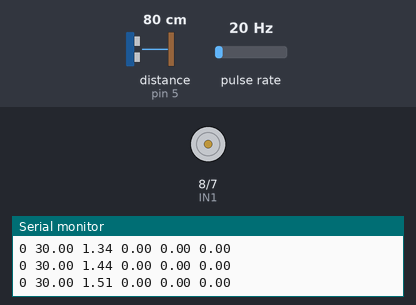
The sketch below on a simulated Arduino Uno, built with avr-gcc and run on an emulated ATmega328P. Parts: motor-driver pin pairs drawn as motors (green arrow = first pin HIGH = forward, orange = second pin HIGH = backward, longer = more drive, scaled by the enable pin), the last lines printed to the serial monitor. Wiring (inferred from the names in the program): ultrasonic range finder: trigger pin 4; echo pin 5; pulse sensor: data pin 2. Inputs (shaded band) come from the test bench; at power-on: distance to the obstacle (sensor on pin 5) 80 cm, pulse rate 20 Hz. The echo pulse lasts 58.3 µs per cm.

Above: at 1.2 s.
1.3 s: distance to the obstacle (sensor on pin 5) set to 7 cm
4.3 s: distance to the obstacle (sensor on pin 5) set to 4 cm
At 4.44 s:
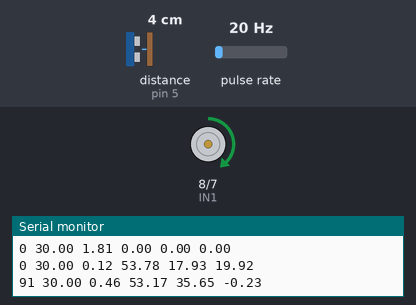
At 7.0 s:
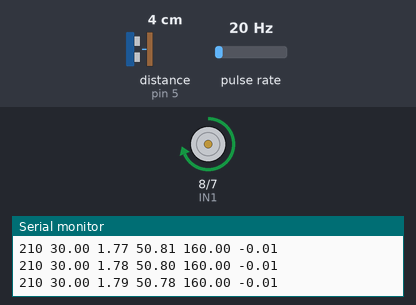
7.3 s: pulse rate (sensor on pin 2) set to 4 Hz
At 7.6 s:
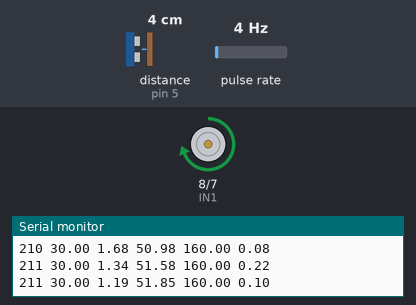
10.2 s: pulse rate (sensor on pin 2) set to 51 Hz
At 10.59 s:
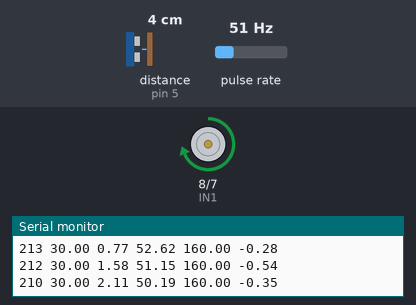
13.2 s: pulse rate (sensor on pin 2) set to 56 Hz
16.2 s: pulse rate (sensor on pin 2) set to 48 Hz
19.2 s: pulse rate (sensor on pin 2) set to 42 Hz
Timing chart, 0 to 22.2 s (numbered marks = the images above; inputs shaded):
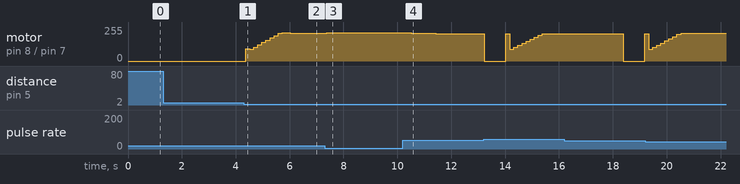

The sketch:

ClosedLoop.ino
```cpp
// PIN
#define ENA   9
#define IN1   8
#define IN2   7

#define ENC_A 2      // Encoder channel A (interrupt)

#define TRIG  4
#define ECHO  5

// ENCODER
volatile long encoderCount = 0;
long lastPulse = 0;

// Hasil kalibrasi motor
const long PPR_OUTPUT = 660;  // pulses per 360° on output shaft

// ANGLE CONTROL
const int TARGET_ANGLE = 120; // degrees
const long TARGET_PULSE = (PPR_OUTPUT * TARGET_ANGLE) / 360;

// PID CONFIG
float Kp = 1.8;
float Ki = 4.0;
float Kd = 0.1;

float rpmSet = 30.0;        // setpoint RPM saat berputar
float rpmRaw = 0.0;
float rpmFiltered = 0.0;

float error = 0.0, prevError = 0.0;
float integral = 0.0;

float P_term = 0.0;
float I_term = 0.0;
float D_term = 0.0;

int pwmOut = 0;

// FILTER
const float ALPHA = 0.2;      // 0.1–0.3 (lebih kecil = lebih halus)

// TIMING
const unsigned long SAMPLE_TIME = 150; // ms
unsigned long lastTime = 0;

//  ULTRASONIC
const int DIST_THRESHOLD = 5; // cm

// STATE
enum State { IDLE, ROTATE };
State state = IDLE;

// ISR
void encoderISR() {
  encoderCount++;
}

// MOTOR
void motorForward(int pwm) {
  digitalWrite(IN1, HIGH);
  digitalWrite(IN2, LOW);
  analogWrite(ENA, pwm);
}

void motorStop() {
  analogWrite(ENA, 0);
  digitalWrite(IN1, LOW);
  digitalWrite(IN2, LOW);
}

// ULTRASONIC
long readDistanceCM() {
  digitalWrite(TRIG, LOW);
  delayMicroseconds(2);
  digitalWrite(TRIG, HIGH);
  delayMicroseconds(10);
  digitalWrite(TRIG, LOW);

  long duration = pulseIn(ECHO, HIGH, 25000); // timeout 25ms
  if (duration == 0) return 999;

  return (long)(duration * 0.034 / 2.0);
}

// SETUP
void setup() {
  Serial.begin(115200);

  pinMode(ENA, OUTPUT);
  pinMode(IN1, OUTPUT);
  pinMode(IN2, OUTPUT);

  pinMode(ENC_A, INPUT_PULLUP);
  attachInterrupt(digitalPinToInterrupt(ENC_A), encoderISR, RISING);

  pinMode(TRIG, OUTPUT);
  pinMode(ECHO, INPUT);

  motorStop();

  // IMPORTANT: Serial Plotter expects numeric streams (no headers)
  // Output order:
  // value1=setpoint, value2=rpm_actual, value3=P, value4=I, value5=D
}

// LOOP
void loop() {
  long distance = readDistanceCM();

  // ===== START CONDITION =====
  if (state == IDLE && distance < DIST_THRESHOLD) {
    noInterrupts();
    encoderCount = 0;
    interrupts();

    lastPulse = 0;
    integral = 0;
    prevError = 0;
    rpmFiltered = 0;

    P_term = I_term = D_term = 0;
    pwmOut = 0;

    state = ROTATE;
  }

  // ===== CONTROL LOOP =====
  unsigned long now = millis();
  if (now - lastTime >= SAMPLE_TIME) {
    lastTime = now;

    // ---- read encoder atomically ----
    noInterrupts();
    long pulses = encoderCount;
    interrupts();

    long deltaPulse = pulses - lastPulse;
    if (deltaPulse < 0) deltaPulse = 0; // safety
    lastPulse = pulses;

    float dt = SAMPLE_TIME / 1000.0;

    // ---- compute RPM ----
    rpmRaw = (deltaPulse / (float)PPR_OUTPUT) * (60.0 / dt);
    rpmFiltered = ALPHA * rpmRaw + (1.0 - ALPHA) * rpmFiltered;

    if (state == ROTATE) {
      // ---- PID speed ----
      error = rpmSet - rpmFiltered;

      integral += error * dt;
      integral = constrain(integral, -40, 40);

      float derivative = (error - prevError) / dt;
      prevError = error;

      P_term = Kp * error;
      I_term = Ki * integral;
      D_term = Kd * derivative;

      float control = P_term + I_term + D_term;
      pwmOut = constrain((int)control, 0, 255);

      motorForward(pwmOut);

      // angle stop (120)
      if (pulses >= TARGET_PULSE) {
        motorStop();
        state = IDLE;
        pwmOut = 0;
        // anti re-trigger
        delay(800);
      }
    } else {
      motorStop();
      pwmOut = 0;
      P_term = I_term = D_term = 0;
    }

    // value1 value2 value3 value4 value5 value6
    Serial.print(rpmSet);        Serial.print(' ');
    Serial.print(rpmFiltered);  Serial.print(' ');
    Serial.print(P_term);       Serial.print(' ');
    Serial.print(I_term);       Serial.print(' ');
    Serial.println(D_term);
    Serial.print(pwmOut);       Serial.print(' ');
  }
}
```

Measured:
- the behaviour switches between 6 and 5 cm on distance to the obstacle (sensor on pin 5) (found by bisection; images 0 and 1)
- after the input at 4.3 s, motor on pin 8 (IN1) / pin 7 (IN2): stopped → forward 91/255 after 0.07 s, → forward 88/255 0.15 s later, → forward 105/255 0.15 s later, → forward 122/255 0.15 s later, … (11 changes in this stretch)
- after the input at 7.3 s, motor on pin 8 (IN1) / pin 7 (IN2): forward 210/255 → forward 211/255 after 0.07 s, → forward 212/255 0.45 s later, → forward 213/255 0.90 s later
- after the input at 10.2 s, motor on pin 8 (IN1) / pin 7 (IN2): forward 213/255 → forward 212/255 after 0.17 s, → forward 210/255 0.15 s later, → forward 209/255 0.15 s later, → forward 208/255 0.15 s later, … (9 changes in this stretch)
